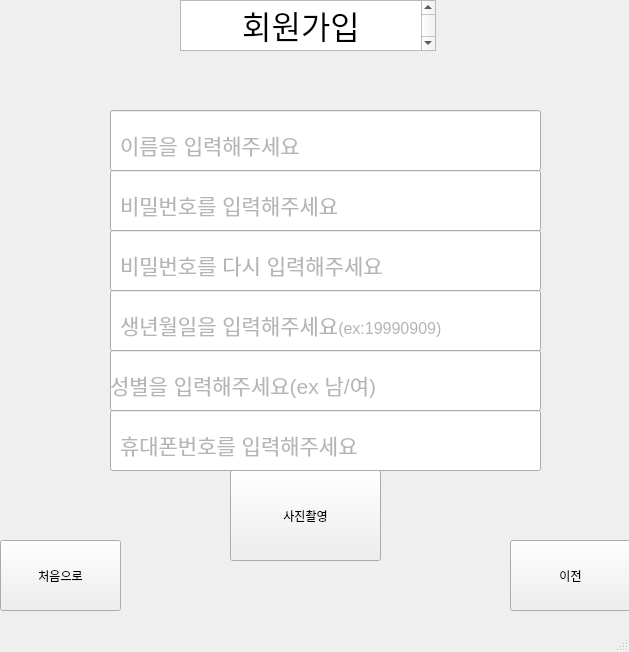
<?xml version="1.0" encoding="UTF-8"?>
<ui version="4.0">
 <class>MainWindow</class>
 <widget class="QMainWindow" name="MainWindow">
  <property name="geometry">
   <rect>
    <x>0</x>
    <y>0</y>
    <width>629</width>
    <height>652</height>
   </rect>
  </property>
  <property name="windowTitle">
   <string>MainWindow</string>
  </property>
  <widget class="QWidget" name="centralwidget">
   <widget class="QToolButton" name="pushbutton">
    <property name="geometry">
     <rect>
      <x>230</x>
      <y>470</y>
      <width>151</width>
      <height>91</height>
     </rect>
    </property>
    <property name="text">
     <string>사진촬영</string>
    </property>
   </widget>
   <widget class="QPushButton" name="pushButton_2">
    <property name="geometry">
     <rect>
      <x>510</x>
      <y>540</y>
      <width>121</width>
      <height>71</height>
     </rect>
    </property>
    <property name="text">
     <string>이전</string>
    </property>
   </widget>
   <widget class="QPushButton" name="pushButton_3">
    <property name="geometry">
     <rect>
      <x>0</x>
      <y>540</y>
      <width>121</width>
      <height>71</height>
     </rect>
    </property>
    <property name="text">
     <string>처음으로</string>
    </property>
   </widget>
   <widget class="QLineEdit" name="lineEdit_2">
    <property name="geometry">
     <rect>
      <x>110</x>
      <y>170</y>
      <width>431</width>
      <height>61</height>
     </rect>
    </property>
   </widget>
   <widget class="QLineEdit" name="lineEdit3">
    <property name="geometry">
     <rect>
      <x>110</x>
      <y>230</y>
      <width>431</width>
      <height>61</height>
     </rect>
    </property>
   </widget>
   <widget class="QLineEdit" name="lineEdit_4">
    <property name="geometry">
     <rect>
      <x>110</x>
      <y>290</y>
      <width>431</width>
      <height>61</height>
     </rect>
    </property>
   </widget>
   <widget class="QLineEdit" name="lineEdit_5">
    <property name="geometry">
     <rect>
      <x>110</x>
      <y>350</y>
      <width>431</width>
      <height>61</height>
     </rect>
    </property>
   </widget>
   <widget class="QLabel" name="label_2">
    <property name="geometry">
     <rect>
      <x>120</x>
      <y>170</y>
      <width>381</width>
      <height>71</height>
     </rect>
    </property>
    <property name="text">
     <string>&lt;html&gt;&lt;head/&gt;&lt;body&gt;&lt;p&gt;&lt;span style=&quot; font-size:16pt; color:#b5b5b5;&quot;&gt;비밀번호를 입력해주세요&lt;/span&gt;&lt;/p&gt;&lt;/body&gt;&lt;/html&gt;</string>
    </property>
   </widget>
   <widget class="QLabel" name="label_3">
    <property name="geometry">
     <rect>
      <x>120</x>
      <y>230</y>
      <width>381</width>
      <height>71</height>
     </rect>
    </property>
    <property name="text">
     <string>&lt;html&gt;&lt;head/&gt;&lt;body&gt;&lt;p&gt;&lt;span style=&quot; font-size:16pt; color:#b5b5b5;&quot;&gt;비밀번호를 다시 입력해주세요&lt;/span&gt;&lt;/p&gt;&lt;/body&gt;&lt;/html&gt;</string>
    </property>
   </widget>
   <widget class="QLabel" name="label_4">
    <property name="geometry">
     <rect>
      <x>120</x>
      <y>290</y>
      <width>341</width>
      <height>71</height>
     </rect>
    </property>
    <property name="text">
     <string>&lt;html&gt;&lt;head/&gt;&lt;body&gt;&lt;p&gt;&lt;span style=&quot; font-size:16pt; color:#b5b5b5;&quot;&gt;생년월일을 입력해주세요&lt;/span&gt;&lt;span style=&quot; font-size:12pt; color:#b5b5b5;&quot;&gt;(ex:19990909)&lt;/span&gt;&lt;/p&gt;&lt;/body&gt;&lt;/html&gt;</string>
    </property>
   </widget>
   <widget class="QLabel" name="label_6">
    <property name="geometry">
     <rect>
      <x>120</x>
      <y>410</y>
      <width>381</width>
      <height>71</height>
     </rect>
    </property>
    <property name="text">
     <string>&lt;html&gt;&lt;head/&gt;&lt;body&gt;&lt;p&gt;&lt;span style=&quot; font-size:16pt; color:#b5b5b5;&quot;&gt;휴대폰번호를 입력해주세요&lt;/span&gt;&lt;/p&gt;&lt;/body&gt;&lt;/html&gt;</string>
    </property>
   </widget>
   <widget class="QTextBrowser" name="textBrowser">
    <property name="geometry">
     <rect>
      <x>180</x>
      <y>0</y>
      <width>256</width>
      <height>51</height>
     </rect>
    </property>
    <property name="html">
     <string>&lt;!DOCTYPE HTML PUBLIC &quot;-//W3C//DTD HTML 4.0//EN&quot; &quot;http://www.w3.org/TR/REC-html40/strict.dtd&quot;&gt;
&lt;html&gt;&lt;head&gt;&lt;meta name=&quot;qrichtext&quot; content=&quot;1&quot; /&gt;&lt;style type=&quot;text/css&quot;&gt;
p, li { white-space: pre-wrap; }
&lt;/style&gt;&lt;/head&gt;&lt;body style=&quot; font-family:'Gulim'; font-size:9pt; font-weight:400; font-style:normal;&quot;&gt;
&lt;p align=&quot;center&quot; style=&quot; margin-top:0px; margin-bottom:0px; margin-left:0px; margin-right:0px; -qt-block-indent:0; text-indent:0px;&quot;&gt;&lt;span style=&quot; font-size:24pt;&quot;&gt;회원가입&lt;/span&gt;&lt;/p&gt;&lt;/body&gt;&lt;/html&gt;</string>
    </property>
   </widget>
   <widget class="QLineEdit" name="lineEdit_1">
    <property name="geometry">
     <rect>
      <x>110</x>
      <y>110</y>
      <width>431</width>
      <height>61</height>
     </rect>
    </property>
   </widget>
   <widget class="QLabel" name="label_1">
    <property name="geometry">
     <rect>
      <x>120</x>
      <y>110</y>
      <width>221</width>
      <height>71</height>
     </rect>
    </property>
    <property name="text">
     <string>&lt;html&gt;&lt;head/&gt;&lt;body&gt;&lt;p&gt;&lt;span style=&quot; font-size:16pt; color:#b5b5b5;&quot;&gt;이름을 입력해주세요&lt;/span&gt;&lt;/p&gt;&lt;/body&gt;&lt;/html&gt;</string>
    </property>
   </widget>
   <widget class="QLineEdit" name="lineEdit_6">
    <property name="geometry">
     <rect>
      <x>110</x>
      <y>410</y>
      <width>431</width>
      <height>61</height>
     </rect>
    </property>
   </widget>
   <widget class="QLabel" name="label_5">
    <property name="geometry">
     <rect>
      <x>110</x>
      <y>350</y>
      <width>381</width>
      <height>71</height>
     </rect>
    </property>
    <property name="text">
     <string>&lt;html&gt;&lt;head/&gt;&lt;body&gt;&lt;p&gt;&lt;span style=&quot; font-size:16pt; color:#b5b5b5;&quot;&gt;성별을 입력해주세요(ex 남/여)&lt;/span&gt;&lt;/p&gt;&lt;/body&gt;&lt;/html&gt;</string>
    </property>
   </widget>
   <zorder>lineEdit_6</zorder>
   <zorder>pushbutton</zorder>
   <zorder>pushButton_2</zorder>
   <zorder>pushButton_3</zorder>
   <zorder>lineEdit_2</zorder>
   <zorder>lineEdit3</zorder>
   <zorder>lineEdit_4</zorder>
   <zorder>lineEdit_5</zorder>
   <zorder>label_2</zorder>
   <zorder>label_3</zorder>
   <zorder>label_4</zorder>
   <zorder>label_6</zorder>
   <zorder>textBrowser</zorder>
   <zorder>lineEdit_1</zorder>
   <zorder>label_1</zorder>
   <zorder>label_5</zorder>
  </widget>
  <widget class="QMenuBar" name="menubar">
   <property name="geometry">
    <rect>
     <x>0</x>
     <y>0</y>
     <width>629</width>
     <height>21</height>
    </rect>
   </property>
  </widget>
  <widget class="QStatusBar" name="statusbar"/>
 </widget>
 <resources/>
 <connections/>
</ui>
